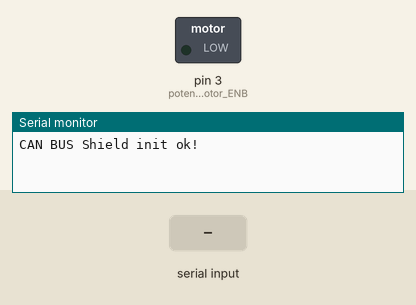
Bench run of a sketch on a simulated Arduino Uno, built with avr-gcc and run on an emulated ATmega328P. On the bench: switched loads named in the sketch (green lamp = pin HIGH), the last lines printed to the serial monitor. The inputs (shaded band) are chosen by the test bench.

Above: at 1.2 s.
1.3 s: "C" received over Serial
At 1.9 s:
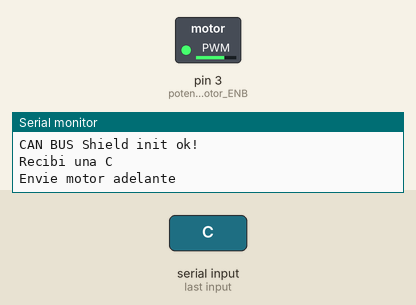
2.8 s: "E" received over Serial
At 4.2 s:
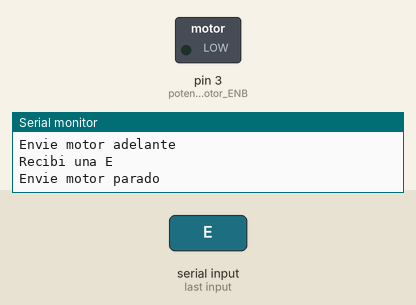
7.3 s: "D" received over Serial
At 7.6 s:
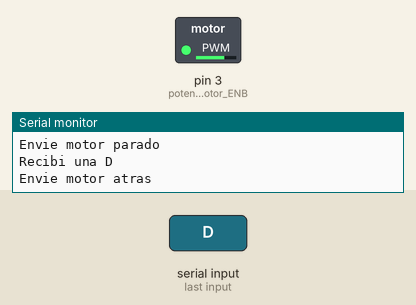
Timing chart, 0 to 9.8 s (numbered marks = the images above; inputs shaded):
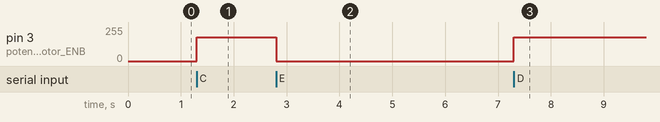

Measured:
- after the input at 1.3 s, pin 3 (potenciamotor_ENB): 0/255 → 180/255 at once
- after the input at 2.8 s, pin 3 (potenciamotor_ENB): 180/255 → 0/255 at once
- after the input at 7.3 s, pin 3 (potenciamotor_ENB): 0/255 → 180/255 at once

The sketch:

Arduino_motor_traccion_sensores_traseros__bt.ino
```cpp
/*  Aplicacion arduino.
 *  Proyecto arduino- Estacionado automatico
 *  Controladores Motor traccion, sensores proximidad traseros y bt
 *  Juan Alberto Gutierrez Canto, Ingeniero en Software.
 *  enero 5 del 2017. version 3.1
*/

#include <mcp_can.h>                          //Biblioteca para la integración del BUS CAN Shield con arduino
#include <SPI.h>                              //Permite al arduino comunicarse con dispositivos SPI (Serial Peripheral Interface)

                                              // the cs pin of the version after v1.1 is default to D9
                                              // v0.9b and v1.0 is default D10
const int SPI_CS_PIN = 9;                     //Pin que usara el can shield para el envió/recepción de mensajes de la red can
MCP_CAN CAN(SPI_CS_PIN);                      // Configura el pin 9 (SPI_CS_PIN) para la red bus can

int posmotor_adelante=5;                       //Pin para direccion del motor traccion adelante
int posmotor_atras=4;                         //Pin para direccion del motor traccion atras
int potenciamotor_ENB=3;                      //Pin para potencia del motor traccion

void setup() {
  Serial.begin(9600);                         //Inicializa el puerto serial a un baudio de 9600
  START_INIT:                                 //Retorno del goto
  if(CAN_OK == CAN.begin(MCP_ANY, CAN_500KBPS, MCP_16MHZ)){       // Si el bus can inciia con exito al inicializa el bus can con un baudio de 500K
    Serial.println("CAN BUS Shield init ok!");//Imprime el mensaje al monitor serie de exito
  }
  else{                                       //Si no se pudo inicializar el can bus
    Serial.println("CAN BUS Shield init fail");//Imprime el mensaje al monitor serial de fracaso
    Serial.println("Init CAN BUS Shield again");
    delay(100);                                //Genera un retraso de 100 milisegundos
    goto START_INIT;                           //Regresamos hasta que se inicialice el bus can
  }
  digitalWrite(potenciamotor_ENB, OUTPUT);     //Indicamos que el pin 3 es de salida
  digitalWrite(posmotor_adelante, OUTPUT);     //Indicamos que el pin 5 es de salida
  digitalWrite(posmotor_atras, OUTPUT);     //Indicamos que el pin 4 es de salida
  CAN.setMode(MCP_NORMAL);   // Change to normal mode to allow messages to be transmitted

}

unsigned char servo_derecha[8] =   {0, 0, 0, 0, 0, 0, 0, 0};     //Mensaje personalizado para indicar que el servo motor va a girar a la derecha
unsigned char servo_izquierda[8] = {0, 0, 0, 0, 0, 0, 0, 1};     //Mensaje personalizado para indicar que el servo motor va a girar a la izquierda

unsigned char motor_adelante[8] =  {0, 0, 0, 0, 0, 0, 0, 0};     //Mensaje personalizado para indicar que el motor dara marcha adelante
unsigned char motor_atras[8] =     {0, 0, 0, 0, 0, 0, 0, 1};     //Mensaje personalizado para indicar que el motor dara marcha atras
unsigned char motor_parado[8] =    {0, 0, 0, 0, 0, 0, 0, 2};     //Mensaje personalizado para indicar que el motor dara marcha atras

unsigned int id_servo = 0x00;                                     //ID asignado a el dispositivo de servo motor en la red can
unsigned int id_motor = 0x01;                                     //ID asignado a el dispositivo de servo motor en la red can


void loop() {
  char dato = Serial.read();                                      //Captura la informacion que llega desde el bluetooth en la variable dato

  switch(dato){
    case 'A':{
      Serial.println("Recibi una A");                             //Confirma en el serial la llegada de una A
      CAN.sendMsgBuf(id_servo, 0, 8, servo_derecha);              //Envia el mensaje servo derecha con el respectivo id
      Serial.println("Envie servo a la derecha");
      break;
    }
    case 'B':{
      Serial.println("Recibi una B");                             //Confirma en el serial la llegada de una B
      CAN.sendMsgBuf(id_servo, 0, 8, servo_izquierda);            //Envia el mensaje servo izquierda con el respectivo id
      Serial.println("Envie servo a la izquierda");
      break;
    }
    case 'C':{
      Serial.println("Recibi una C");                             //Confirma en el serial la llegada de una C
      Serial.println("Envie motor adelante");
      digitalWrite(posmotor_adelante, HIGH);
      digitalWrite(posmotor_atras, LOW);
      analogWrite(potenciamotor_ENB,180);                         //Potencia del motor a 200
      break;
    }
    case 'D':{
      Serial.println("Recibi una D");                             //Confirma en el serial la llegada de una D
      Serial.println("Envie motor atras");
      digitalWrite(posmotor_adelante, LOW);
      digitalWrite(posmotor_atras, HIGH);
      analogWrite(potenciamotor_ENB,180);                         //Potencia del motor a 200
      break;
    }
    case 'E':{
      Serial.println("Recibi una E");                             //Confirma en el serial la llegada de una E
      Serial.println("Envie motor parado");
      digitalWrite(posmotor_adelante, LOW);
      digitalWrite(posmotor_atras, LOW);
      analogWrite(potenciamotor_ENB,0);
      break;
    }
  }
}
```
